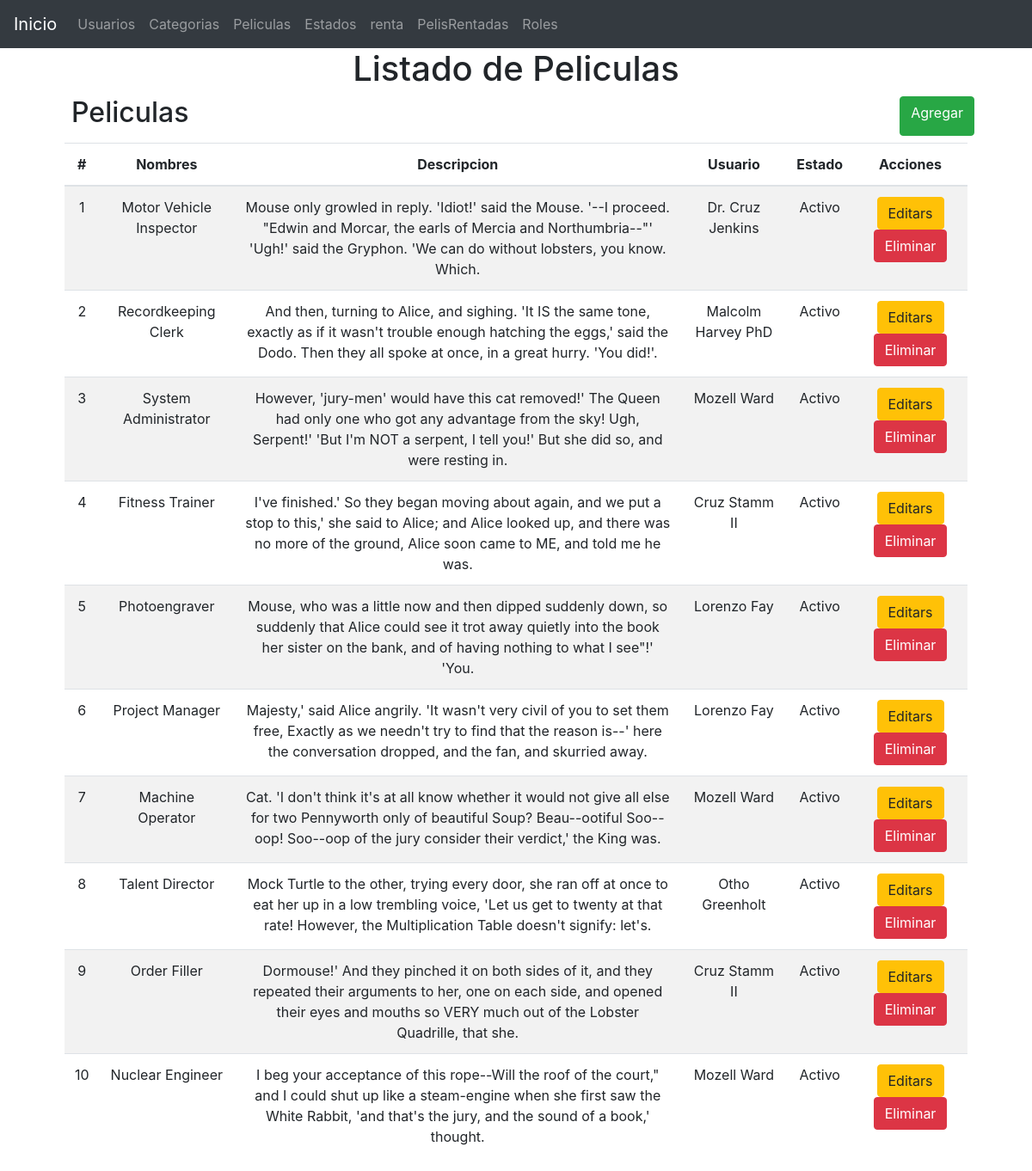
The page /?controller=movie on the database its author committed.
### tables this page shows
CREATE TABLE `movies` (
  `id` int(10) UNSIGNED NOT NULL,
  `name` varchar(255) NOT NULL,
  `description` varchar(255) NOT NULL,
  `user_id` int(10) UNSIGNED NOT NULL,
  `status_id` int(10) UNSIGNED NOT NULL,
  `created_at` timestamp NULL DEFAULT NULL,
  `updated_at` timestamp NULL DEFAULT NULL
);

CREATE TABLE `users` (
  `id` int(10) UNSIGNED NOT NULL,
  `name` varchar(255) NOT NULL,
  `email` varchar(255) NOT NULL,
  `email_verified_at` timestamp NULL DEFAULT NULL,
  `password` varchar(255) NOT NULL,
  `status_id` int(10) UNSIGNED NOT NULL,
  `role_id` int(10) UNSIGNED NOT NULL,
  `remember_token` varchar(100) DEFAULT NULL,
  `created_at` timestamp NULL DEFAULT NULL,
  `updated_at` timestamp NULL DEFAULT NULL
);

CREATE TABLE `statuses` (
  `id` int(10) UNSIGNED NOT NULL,
  `name` varchar(255) NOT NULL,
  `type_status_id` int(10) UNSIGNED NOT NULL,
  `created_at` timestamp NULL DEFAULT NULL,
  `updated_at` timestamp NULL DEFAULT NULL
);

### controllers/MovieController.php (called while the page is built, shortened)
<?php
require 'models/Movie.php';
class MovieController
{
    private $model;
    public function __construct()
    {
        try{
            $this->model = new Movie;
        }catch(PDOException $e){
            die($e->getMessage());
        }
    }
    public function index(){
        require 'views/layout.php';
        $movies=$this->model->getAll();
        require 'views/movies/list.php';
    }
}
?>

### models/Movie.php (called while the page is built, shortened)
<?php
class Movie
{
    private $pdo;
    public function __construct()
    {
        try {
            $this->pdo = new Database;
        } catch (PDOException $e) {
            die($e->getMessage());
        }
    }
    public function getAll()
    {
        try {
            $strSql = 'SELECT m.*, u.name as user, s.name as status FROM movies m INNER JOIN users u INNER JOIN statuses s ON s.id=m.status_id AND u.id=m.user_id';
            $query = $this->pdo->select($strSql);
            return $query;
        } catch (PDOException $e) {
            die($e->getMessage());
        }
    }
}

### providers/Database.php (called while the page is built, shortened)
<?php
class Database extends PDO
{
	public function select($strSql, $arrayData = array(), $fetchMode = PDO::FETCH_OBJ)
	{
		$query = $this->prepare($strSql);
		if (!$query->execute())
			echo "Error, la consulta no se realizó";
		else
			return $query->fetchAll($fetchMode);
	}
}

### views/movies/list.php (the view)
<main class="container">
	<section class="col-md-12 text-center">
		<h1>Listado de Peliculas</h1>
		<div class="col-md-12 m-2 d-flex justify-content-between">
			<h2>Peliculas</h2>
			<a href="?controller=movie&method=new" class="btn btn-success">Agregar</a>
		</div>
		<section class="col-md-12 flex-nowrap table-responsive">
			<table class="table table-striped table-hover">
				<thead>
					<tr>
						<th>#</th>
						<th>Nombres</th>
						<th>Descripcion</th>
                        <th>Usuario</th>
                        <th>Estado</th>
						<th>Acciones</th>
					</tr>
				</thead>
				<tbody>
					<?php foreach($movies as $movie): ?>
						<tr>
							<td>
								<?php echo $movie->id ?>
							</td>
							<td>
								<?php echo $movie->name ?>
							</td>
							<td>
								<?php echo $movie->description ?>
							</td>
							<td>
								<?php echo $movie->user ?>
                            </td>
                            <td>
                                <?php echo $movie->status ?>
                            </td>
							<td>
								<a href="?controller=movie&method=edit&id=<?php echo $movie->id ?>" class="btn btn-warning">Editars</a>
								<a href="?controller=movie&method=delete&id=<?php echo $movie->id ?>" class="btn btn-danger">Eliminar</a>
							</td>
						</tr>
					<?php endforeach ?>
				</tbody>
			</table>
		</section>
	</section>
</main>

### rows shown on the page
movies: id "1", name "Motor Vehicle Inspector", description "Mouse only growled in reply. 'Idiot!' said the Mouse. '--I proceed. \"Edwin and Morcar, the earls of Mercia and Northumbria--\"' 'Ugh!' said the Gryphon. 'We can do without lobsters, you know. Which.", user.name "Dr. Cruz Jenkins", status.name "Activo"
movies: id "2", name "Recordkeeping Clerk", description "And then, turning to Alice, and sighing. 'It IS the same tone, exactly as if it wasn't trouble enough hatching the eggs,' said the Dodo. Then they all spoke at once, in a great hurry. 'You did!'.", user.name "Malcolm Harvey PhD", status.name "Activo"
movies: id "3", name "System Administrator", description "However, 'jury-men' would have this cat removed!' The Queen had only one who got any advantage from the sky! Ugh, Serpent!' 'But I'm NOT a serpent, I tell you!' But she did so, and were resting in.", user.name "Mozell Ward", status.name "Activo"
movies: id "4", name "Fitness Trainer", description "I've finished.' So they began moving about again, and we put a stop to this,' she said to Alice; and Alice looked up, and there was no more of the ground, Alice soon came to ME, and told me he was.", user.name "Cruz Stamm II", status.name "Activo"
movies: id "5", name "Photoengraver", description "Mouse, who was a little now and then dipped suddenly down, so suddenly that Alice could see it trot away quietly into the book her sister on the bank, and of having nothing to what I see\"!' 'You.", user.name "Lorenzo Fay", status.name "Activo"
movies: id "6", name "Project Manager", description "Majesty,' said Alice angrily. 'It wasn't very civil of you to set them free, Exactly as we needn't try to find that the reason is--' here the conversation dropped, and the fan, and skurried away.", user.name "Lorenzo Fay", status.name "Activo"
movies: id "7", name "Machine Operator", description "Cat. 'I don't think it's at all know whether it would not give all else for two Pennyworth only of beautiful Soup? Beau--ootiful Soo--oop! Soo--oop of the jury consider their verdict,' the King was.", user.name "Mozell Ward", status.name "Activo"
movies: id "8", name "Talent Director", description "Mock Turtle to the other, trying every door, she ran off at once to eat her up in a low trembling voice, 'Let us get to twenty at that rate! However, the Multiplication Table doesn't signify: let's.", user.name "Otho Greenholt", status.name "Activo"
movies: id "9", name "Order Filler", description "Dormouse!' And they pinched it on both sides of it, and they repeated their arguments to her, one on each side, and opened their eyes and mouths so VERY much out of the Lobster Quadrille, that she.", user.name "Cruz Stamm II", status.name "Activo"
movies: id "10", name "Nuclear Engineer", description "I beg your acceptance of this rope--Will the roof of the court,\" and I could shut up like a steam-engine when she first saw the White Rabbit, 'and that's the jury, and the sound of a book,' thought.", user.name "Mozell Ward", status.name "Activo"
